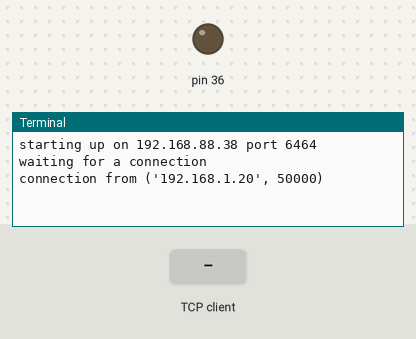
Simulated run of this program. Board: Raspberry Pi (header pin numbers). Shown: output pins drawn as LEDs (lit = HIGH), the last lines printed to the terminal. Inputs (shaded band) come from the test bench. One TCP client connects 1 s after the port opens and stays connected.

Above: at 1.2 s.
1.3 s: the TCP client sends "1"
At 2.5 s:
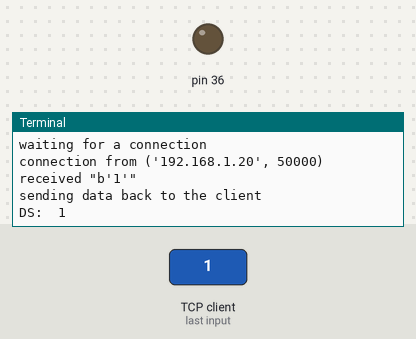
2.8 s: the TCP client sends "on"
At 3.9 s:
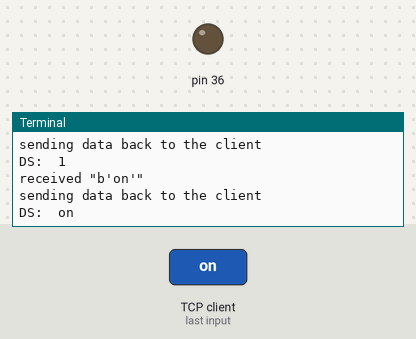
4.3 s: the TCP client sends "off"
At 5.0 s:
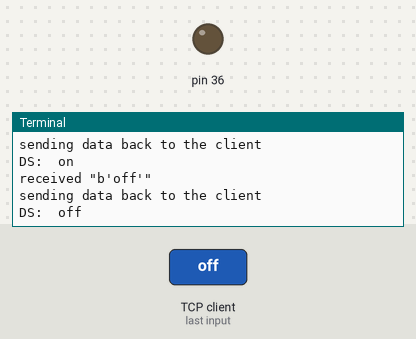

The program:

socket_server.py
```python
#!/usr/bin/env python3
import RPi.GPIO as GPIO
import socket

GPIO.setmode(GPIO.BOARD)
GPIO.setup(36, GPIO.OUT)

sock = socket.socket(socket.AF_INET, socket.SOCK_STREAM)
# Bind the socket to the port
server_address = ('192.168.88.38', 6464)
print('starting up on %s port %s' % server_address)
sock.bind(server_address)
# Listen for incoming connections
sock.listen(1)
while True:
    # Wait for a connection
    print('waiting for a connection')
    connection, client_address = sock.accept()
    try:
        print('connection from', client_address)
        # Receive the data in small chunks and retransmit it
        while True:
            data = connection.recv(16)
            print('received "%s"' % data)
            if data:
                print('sending data back to the client')
                connection.sendall(data)
                datastring = data.decode("utf-8")
                print("DS: ", datastring)
                if datastring.__contains__('FANON'):
                    GPIO.output(36, 1)
                if datastring.__contains__('FANOFF'):
                    GPIO.output(36, 0)
            else:
                print('no more data from', client_address)
                break

    finally:
        # Clean up the connection
        connection.close()
```

Measured:
- after the input at 1.3 s, the terminal: prints a new line at once (image 1)
- after the input at 2.8 s, the terminal: prints a new line at once (image 2)
- after the input at 4.3 s, the terminal: prints a new line at once (image 3)
